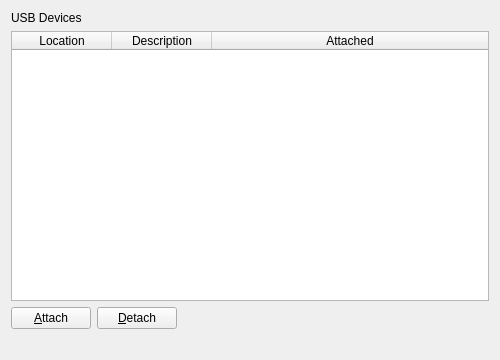
<?xml version="1.0" encoding="UTF-8"?>
<ui version="4.0">
 <class>USBEditPage</class>
 <widget class="QWidget" name="USBEditPage">
  <property name="geometry">
   <rect>
    <x>0</x>
    <y>0</y>
    <width>500</width>
    <height>360</height>
   </rect>
  </property>
  <layout class="QVBoxLayout" name="verticalLayout">
   <item>
    <widget class="QLabel" name="label1">
     <property name="text">
      <string>USB Devices</string>
     </property>
    </widget>
   </item>
   <item>
    <widget class="QTableWidget" name="dataGridViewUsbList">
     <property name="editTriggers">
      <set>QAbstractItemView::NoEditTriggers</set>
     </property>
     <property name="selectionMode">
      <enum>QAbstractItemView::SingleSelection</enum>
     </property>
     <property name="selectionBehavior">
      <enum>QAbstractItemView::SelectRows</enum>
     </property>
     <property name="sortingEnabled">
      <bool>true</bool>
     </property>
     <attribute name="horizontalHeaderStretchLastSection">
      <bool>true</bool>
     </attribute>
     <attribute name="verticalHeaderVisible">
      <bool>false</bool>
     </attribute>
     <column>
      <property name="text">
       <string>Location</string>
      </property>
     </column>
     <column>
      <property name="text">
       <string>Description</string>
      </property>
     </column>
     <column>
      <property name="text">
       <string>Attached</string>
      </property>
     </column>
    </widget>
   </item>
   <item>
    <layout class="QHBoxLayout" name="buttonsLayout">
     <item>
      <widget class="QPushButton" name="buttonAttach">
       <property name="text">
        <string>&amp;Attach</string>
       </property>
      </widget>
     </item>
     <item>
      <widget class="QPushButton" name="buttonDetach">
       <property name="text">
        <string>&amp;Detach</string>
       </property>
      </widget>
     </item>
     <item>
      <spacer name="buttonsSpacer">
       <property name="orientation">
        <enum>Qt::Horizontal</enum>
       </property>
       <property name="sizeHint" stdset="0">
        <size>
         <width>40</width>
         <height>20</height>
        </size>
       </property>
      </spacer>
     </item>
    </layout>
   </item>
   <item>
    <widget class="QWidget" name="flowLayoutPanelWarning" native="true">
     <layout class="QHBoxLayout" name="warningLayout">
      <property name="leftMargin">
       <number>0</number>
      </property>
      <property name="topMargin">
       <number>0</number>
      </property>
      <property name="rightMargin">
       <number>0</number>
      </property>
      <property name="bottomMargin">
       <number>0</number>
      </property>
      <item alignment="Qt::AlignTop">
       <widget class="QLabel" name="pictureWarning">
        <property name="pixmap">
         <pixmap resource="../resources.qrc">:/icons/info3_16.png</pixmap>
        </property>
       </widget>
      </item>
      <item>
       <widget class="QLabel" name="labelWarning">
        <property name="wordWrap">
         <bool>true</bool>
        </property>
        <property name="sizePolicy">
         <sizepolicy hsizetype="Expanding" vsizetype="Preferred">
          <horstretch>0</horstretch>
          <verstretch>0</verstretch>
         </sizepolicy>
        </property>
       </widget>
      </item>
     </layout>
    </widget>
   </item>
  </layout>
 </widget>
 <resources>
  <include location="../resources.qrc"/>
 </resources>
 <connections/>
</ui>
